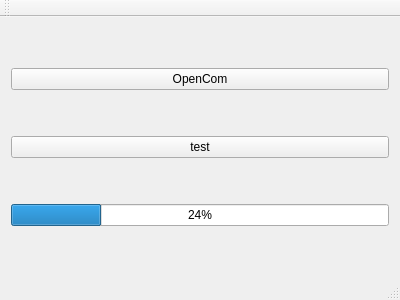
<?xml version="1.0" encoding="UTF-8"?>
<ui version="4.0">
 <class>ComWindowTest</class>
 <widget class="QMainWindow" name="ComWindowTest">
  <property name="geometry">
   <rect>
    <x>0</x>
    <y>0</y>
    <width>400</width>
    <height>300</height>
   </rect>
  </property>
  <property name="windowTitle">
   <string>ComWindowTest</string>
  </property>
  <widget class="QWidget" name="centralWidget">
   <layout class="QVBoxLayout" name="verticalLayout">
    <item>
     <widget class="QPushButton" name="btn_open">
      <property name="text">
       <string>OpenCom</string>
      </property>
     </widget>
    </item>
    <item>
     <widget class="QPushButton" name="btn_test">
      <property name="text">
       <string>test</string>
      </property>
     </widget>
    </item>
    <item>
     <widget class="QProgressBar" name="progressBar">
      <property name="value">
       <number>24</number>
      </property>
     </widget>
    </item>
   </layout>
  </widget>
  <widget class="QMenuBar" name="menuBar">
   <property name="geometry">
    <rect>
     <x>0</x>
     <y>0</y>
     <width>400</width>
     <height>23</height>
    </rect>
   </property>
  </widget>
  <widget class="QToolBar" name="mainToolBar">
   <attribute name="toolBarArea">
    <enum>TopToolBarArea</enum>
   </attribute>
   <attribute name="toolBarBreak">
    <bool>false</bool>
   </attribute>
  </widget>
  <widget class="QStatusBar" name="statusBar"/>
 </widget>
 <layoutdefault spacing="6" margin="11"/>
 <resources/>
 <connections/>
</ui>
